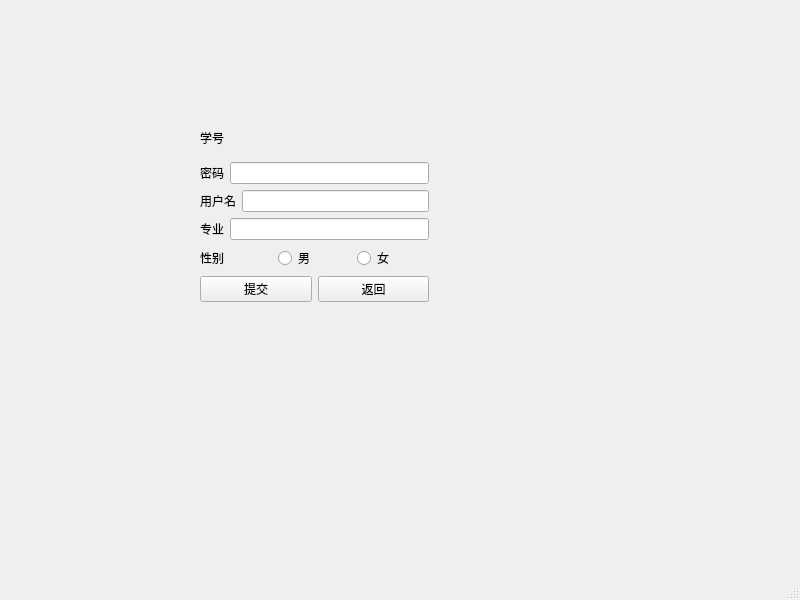
<?xml version="1.0" encoding="UTF-8"?>
<ui version="4.0">
 <class>modify_student</class>
 <widget class="QMainWindow" name="modify_student">
  <property name="geometry">
   <rect>
    <x>0</x>
    <y>0</y>
    <width>800</width>
    <height>600</height>
   </rect>
  </property>
  <property name="windowTitle">
   <string>MainWindow</string>
  </property>
  <widget class="QWidget" name="centralwidget">
   <widget class="QWidget" name="layoutWidget">
    <property name="geometry">
     <rect>
      <x>200</x>
      <y>120</y>
      <width>229</width>
      <height>182</height>
     </rect>
    </property>
    <layout class="QVBoxLayout" name="verticalLayout_2">
     <item>
      <layout class="QVBoxLayout" name="verticalLayout">
       <item>
        <layout class="QHBoxLayout" name="horizontalLayout">
         <item>
          <widget class="QLabel" name="label">
           <property name="text">
            <string>学号</string>
           </property>
          </widget>
         </item>
         <item>
          <widget class="QLabel" name="account">
           <property name="text">
            <string/>
           </property>
          </widget>
         </item>
        </layout>
       </item>
       <item>
        <layout class="QHBoxLayout" name="horizontalLayout_2">
         <item>
          <widget class="QLabel" name="label_2">
           <property name="text">
            <string>密码</string>
           </property>
          </widget>
         </item>
         <item>
          <widget class="QLineEdit" name="password"/>
         </item>
        </layout>
       </item>
       <item>
        <layout class="QHBoxLayout" name="horizontalLayout_4">
         <item>
          <widget class="QLabel" name="label_4">
           <property name="text">
            <string>用户名</string>
           </property>
          </widget>
         </item>
         <item>
          <widget class="QLineEdit" name="name"/>
         </item>
        </layout>
       </item>
       <item>
        <layout class="QHBoxLayout" name="horizontalLayout_3">
         <item>
          <widget class="QLabel" name="label_3">
           <property name="text">
            <string>专业</string>
           </property>
          </widget>
         </item>
         <item>
          <widget class="QLineEdit" name="major"/>
         </item>
        </layout>
       </item>
       <item>
        <layout class="QHBoxLayout" name="horizontalLayout_5">
         <item>
          <widget class="QLabel" name="label_5">
           <property name="text">
            <string>性别</string>
           </property>
          </widget>
         </item>
         <item>
          <widget class="QRadioButton" name="sex_male">
           <property name="text">
            <string>男</string>
           </property>
          </widget>
         </item>
         <item>
          <widget class="QRadioButton" name="sex_female">
           <property name="text">
            <string>女</string>
           </property>
          </widget>
         </item>
        </layout>
       </item>
      </layout>
     </item>
     <item>
      <layout class="QHBoxLayout" name="horizontalLayout_6">
       <item>
        <widget class="QPushButton" name="submit">
         <property name="text">
          <string>提交</string>
         </property>
        </widget>
       </item>
       <item>
        <widget class="QPushButton" name="pushButton_return">
         <property name="text">
          <string>返回</string>
         </property>
        </widget>
       </item>
      </layout>
     </item>
    </layout>
   </widget>
  </widget>
  <widget class="QMenuBar" name="menubar">
   <property name="geometry">
    <rect>
     <x>0</x>
     <y>0</y>
     <width>800</width>
     <height>26</height>
    </rect>
   </property>
  </widget>
  <widget class="QStatusBar" name="statusbar"/>
 </widget>
 <resources/>
 <connections/>
</ui>
